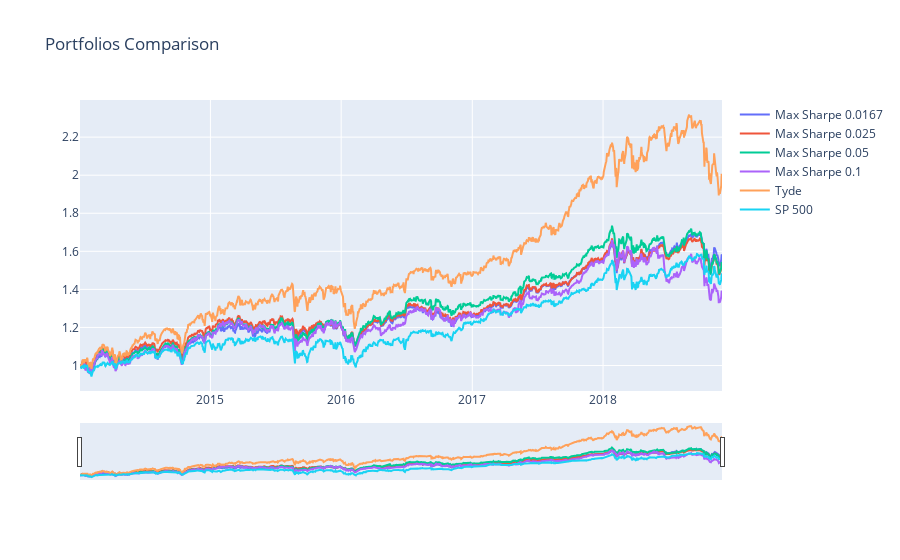
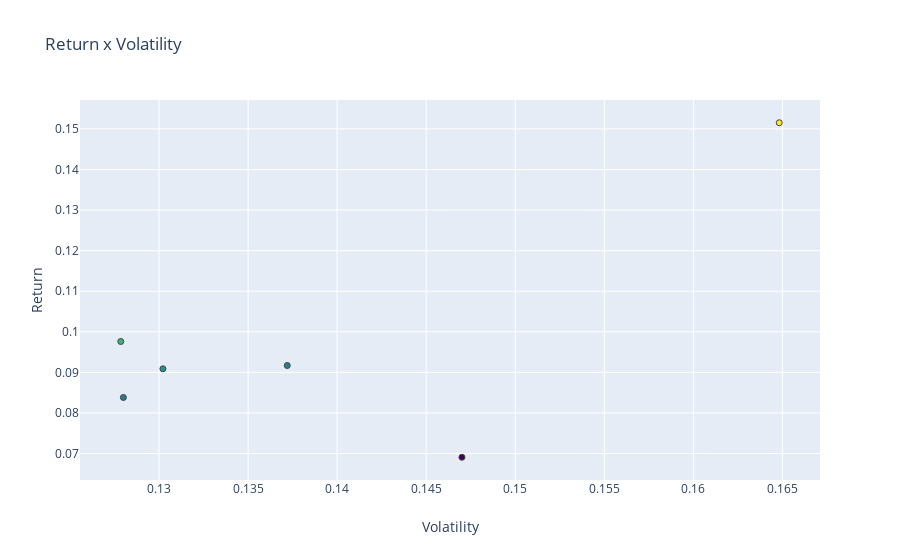

These figures' notebook cell, in order:
### Code cell
import pandas as pd 
from quantfin.datawrangling import return_from_pickle
from quantfin.analysis import compare_strategies

index_list = [0,1,2,3]
portfolio_list = []
max_w_list = [0.0167,0.025,0.05,0.1]
for i in index_list:
    diff =  data['date'].iloc[-1] - data['date'][0] 
    portfolio = return_from_pickle('portfolios/max_sharpe{}.pickle'.format(i))
    portfolio.name = 'Max Sharpe ' + str(max_w_list[i]) 
    portfolio_list.append(portfolio)
    
compare_strategies(portfolio_list + [b_tyde],b_sp500 )

### Figure 1 — Plotly figure (JSON) as saved in the notebook; plotly's stock layout.template omitted (floating-point values rounded to 4 significant figures; data arrays with more than 128 entries replaced by an {"elided": "..."} marker saying what was removed)
{"data": [{"name": "Max Sharpe 0.0167", "type": "scatter", "x": {"elided": "1238 str values"}, "y": {"elided": "1238 float values"}}, {"name": "Max Sharpe 0.025", "type": "scatter", "x": {"elided": "1238 str values"}, "y": {"elided": "1238 float values"}}, {"name": "Max Sharpe 0.05", "type": "scatter", "x": {"elided": "1238 str values"}, "y": {"elided": "1238 float values"}}, {"name": "Max Sharpe 0.1", "type": "scatter", "x": {"elided": "1238 str values"}, "y": {"elided": "1238 float values"}}, {"name": "Tyde", "type": "scatter", "x": {"elided": "1238 str values"}, "y": {"elided": "1238 float values"}}, {"name": "SP 500", "type": "scatter", "x": {"elided": "1237 str values"}, "y": {"elided": "1237 float values"}}], "layout": {"title": {"text": "Portfolios Comparison"}, "xaxis": {"rangeslider": {"visible": true}}}}

### Figure 2 — Plotly figure (JSON) as saved in the notebook; plotly's stock layout.template omitted (floating-point values rounded to 4 significant figures)
{"data": [{"hovertemplate": "<b>%{text}</b><br><b>Volatility</b>: %{x:.2%}<br><b>Return</b>: %{y:.2%}<br><b>Sharpe</b>: %{marker.color:.2f}", "marker": {"color": [0.7634, 0.6978, 0.6683, 0.4698, 0.9193, 0.6547], "colorscale": [[0, "#440154"], [0.1111, "#482878"], [0.2222, "#3e4989"], [0.3333, "#31688e"], [0.4444, "#26828e"], [0.5556, "#1f9e89"], [0.6667, "#35b779"], [0.7778, "#6ece58"], [0.8889, "#b5de2b"], [1, "#fde725"]], "line": {"width": 1}}, "mode": "markers", "name": "", "showlegend": false, "text": ["Max Sharpe 0.0167", "Max Sharpe 0.025", "Max Sharpe 0.05", "Max Sharpe 0.1", "Tyde", "SP 500"], "type": "scatter", "x": [0.1279, 0.1302, 0.1372, 0.147, 0.1648, 0.128], "y": [0.0976, 0.09086, 0.09168, 0.06907, 0.1515, 0.0838]}], "layout": {"title": {"text": "Return x Volatility"}, "xaxis": {"title": {"text": "Volatility"}}, "yaxis": {"title": {"text": "Return"}}}}
